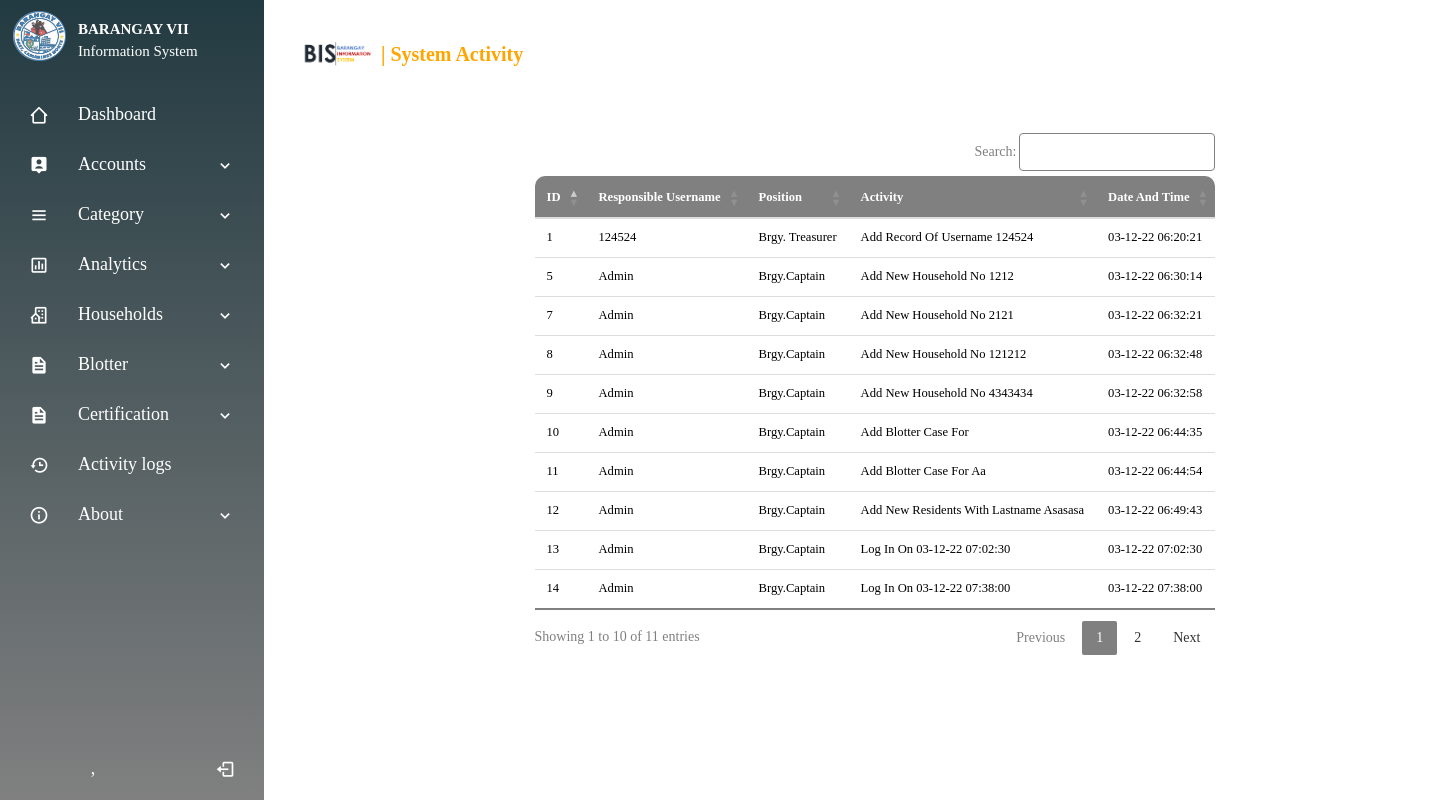
The page /logs.php on the database its author committed.
### tables this page shows
CREATE TABLE `logs` (
  `id` int(11) NOT NULL,
  `username` varchar(50) NOT NULL,
  `position` varchar(50) NOT NULL,
  `act` varchar(200) NOT NULL,
  `date` varchar(20) NOT NULL
);

### logs.php (the view, shortened to what this page needs)
<!DOCTYPE html>
<html lang="en">
<head>
    <link rel="stylesheet" href="css/useraccount.css">
    <link rel="stylesheet" href="css/allmaster.css">
    <link rel="stylesheet" href="css/font.css">
        <link href="bootstrap/css/bootstrap.min.css" rel="stylesheet">
        <link href="bootstrap/css/dataTables.bootstrap.css" rel="stylesheet">
        <link href="bootstrap/css/dataTables.responsive.css" rel="stylesheet">
     <link rel="stylesheet" href="css/datatable.css">
     <link rel="stylesheet" href="css/datatablebutton.css">
     <link rel="stylesheet" href="css/qrscanner.css">
        <link rel="stylesheet" href="https://maxcdn.bootstrapcdn.com/bootstrap/3.4.1/css/bootstrap.min.css">
</head>
<body>
    <?php include 'navigation.php' ?>
    <section class="home-section">
    <div class="container">
        <div class="navbar">
            <img src="css/images/SystemLogo.png" class="logo"> <h3> | System Activity</h3>
                <navList>
                    <ulist id="menuList">
                    </ulist>
                </navList>
        </div>
        <div class="row">
            <div class="col-2">
                    <table width="100%" class="table" id="dataTables-example">
                    <thead>
                        <tr>
                            <th>ID</th>
                            <th>Responsible Username</th>
                            <th>Position</th>
                            <th>Activity</th>
                            <th>Date and Time</th>
                        </tr>
                    </thead>
                    <tbody>
                    <?php
                        $mysqli = NEW MySQLi('localhost','root','','bis');
                        $resultSet = $mysqli->query("SELECT * FROM logs");
                            while($row = mysqli_fetch_assoc($resultSet)) {
                    ?>
                                <tr>
                                    <td><?php echo $row['id']; ?></td>
                                    <td><?php echo $row['username']; ?></td>
                                    <td><?php echo $row['position']; ?></td>
                                    <td><?php echo $row['act']; ?></td>
                                    <td><?php echo $row['date']; ?></td>
                                </tr>
                            <?php } ?>
                    </tbody>
                </table>
            </div>
        </div>
    </div>
</section>
</body>
</html>

### css/useraccount.css (style rules this page uses)
body { margin: 0; padding: 0; font-family: outfit; box-sizing: border-box; }
.container { width: 100%; min-height: 100vh; padding-left: 5%; padding-right: 5%; box-sizing: border-box; overflow:hidden; }
.navbar { width: 100%; display: flex; align-items: center; }
.navbar h3 { font-size: 20px; color:orange; font-weight: bold; margin: 10px 0 5px; text-transform: capitalize; text-align: left; margin-bottom: 15px; }
.logo { width: 100px; cursor: pointer; margin: 30px 0; }
navList { flex: 1; text-align: right; background: none; }
.row { display: flex; justify-content: space-between; align-items: center; margin: 0px 0; }
.col-2 { flex-basis: 60%; position: relative; flex-basis: none; display: flex; align-items: center; justify-content: center; margin-right: 150px; margin-left: 200px; }
.container .table { border-collapse: collapse; margin: 25px 0; font-size: 0.9em; min-width: 400px; border-radius: 10px 10px 0 0; overflow: hidden; background: #ffffff; color: black; font-family: outfit; border: none; text-transform: capitalize; }
.container .table thead tr { background: linear-gradient(135deg, grey, grey); color: #FFFF; border-top: 3px solid grey; }
.container .table th, .container .table td { padding: 10px 12px; text-transform: capitalize; }
.container .table tbody tr:last-of-type { border-bottom: 3px solid grey; }

### css/allmaster.css (style rules this page uses)
.container { animation: transitionIn 0.85s; }

### css/cssNav/style.css (style rules this page uses)
* { margin: 0; padding: 0; box-sizing: border-box; font-family: Outfit; }
.home-section { position: relative; height: 100vh; left: 260px; width: calc(100% - 260px); transition: all 0.5s ease; }

### rows shown on the page
logs: id "1", username "124524", position "Brgy. Treasurer", act "Add Record Of Username 124524", date "03-12-22 06:20:21"
logs: id "5", username "Admin", position "Brgy.Captain", act "Add New Household No 1212", date "03-12-22 06:30:14"
logs: id "7", username "Admin", position "Brgy.Captain", act "Add New Household No 2121", date "03-12-22 06:32:21"
logs: id "8", username "Admin", position "Brgy.Captain", act "Add New Household No 121212", date "03-12-22 06:32:48"
logs: id "9", username "Admin", position "Brgy.Captain", act "Add New Household No 4343434", date "03-12-22 06:32:58"
logs: id "10", username "Admin", position "Brgy.Captain", act "Add Blotter Case For", date "03-12-22 06:44:35"
logs: id "11", username "Admin", position "Brgy.Captain", act "Add Blotter Case For Aa", date "03-12-22 06:44:54"
logs: id "12", username "Admin", position "Brgy.Captain", act "Add New Residents With Lastname Asasasa", date "03-12-22 06:49:43"
logs: id "13", username "Admin", position "Brgy.Captain", act "Log In On 03-12-22 07:02:30", date "03-12-22 07:02:30"
logs: id "14", username "Admin", position "Brgy.Captain", act "Log In On 03-12-22 07:38:00", date "03-12-22 07:38:00"
